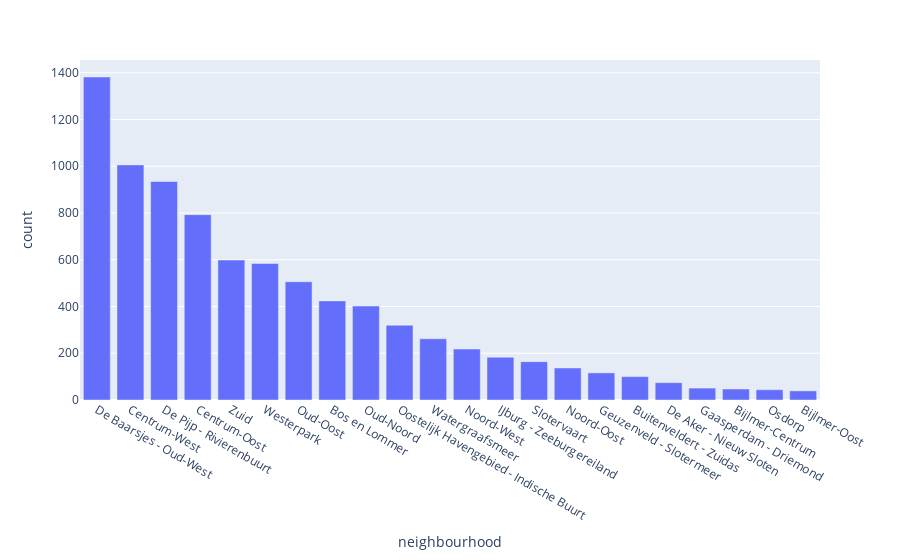

The notebook cell this image was saved under:
### Code cell
figure = px.bar(df_neighbourhood, x='neighbourhood', y='count')
figure.show()

### Figure 1 — Plotly figure (JSON) as saved in the notebook; plotly's stock layout.template omitted (floating-point values rounded to 4 significant figures)
{"data": [{"alignmentgroup": "True", "hovertemplate": "neighbourhood=%{x}<br>count=%{y}<extra></extra>", "legendgroup": "", "marker": {"color": "#636efa", "pattern": {"shape": ""}}, "name": "", "offsetgroup": "", "orientation": "v", "showlegend": false, "textposition": "auto", "type": "bar", "x": ["De Baarsjes - Oud-West", "Centrum-West", "De Pijp - Rivierenbuurt", "Centrum-Oost", "Zuid", "Westerpark", "Oud-Oost", "Bos en Lommer", "Oud-Noord", "Oostelijk Havengebied - Indische Buurt", "Watergraafsmeer", "Noord-West", "IJburg - Zeeburgereiland", "Slotervaart", "Noord-Oost", "Geuzenveld - Slotermeer", "Buitenveldert - Zuidas", "De Aker - Nieuw Sloten", "Gaasperdam - Driemond", "Bijlmer-Centrum", "Osdorp", "Bijlmer-Oost"], "xaxis": "x", "y": [1382, 1006, 935, 793, 599, 584, 506, 424, 402, 320, 262, 218, 183, 164, 137, 116, 100, 74, 51, 47, 44, 39], "yaxis": "y"}], "layout": {"barmode": "relative", "legend": {"tracegroupgap": 0}, "margin": {"t": 60}, "xaxis": {"anchor": "y", "domain": [0, 1], "title": {"text": "neighbourhood"}}, "yaxis": {"anchor": "x", "domain": [0, 1], "title": {"text": "count"}}}}
